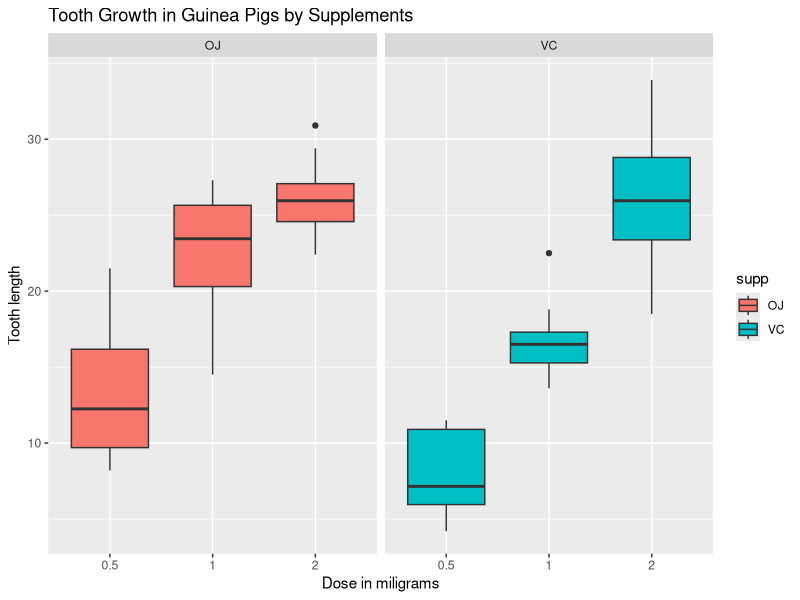

The R source for this figure:
## ---- chunk 1
data(ToothGrowth)
str(ToothGrowth)
head(ToothGrowth)

library(dplyr)
data <- ToothGrowth %>% 
        group_by(supp,dose) %>% 
        summarise(Mean=mean(len),Min=min(len),Max=max(len),"SD"=sd(len))

library(reshape2)
wideData <- dcast(melt(data,id.vars=c("supp","dose")),dose~supp+variable,fun.aggregate=sum)
wideData
## ---- chunk 2
library(ggplot2)
ggplot(data=ToothGrowth, aes(x=as.factor(dose), y=len, fill=supp)) +
geom_boxplot(notch = F, show_guide = TRUE) +
facet_grid(. ~ supp) +
xlab("Dose in miligrams") +
ylab("Tooth length") +
ggtitle("Tooth Growth in Guinea Pigs by Supplements")
## ---- chunk 3
VC <- ToothGrowth[ToothGrowth$supp == "VC", 1]
OJ <- ToothGrowth[ToothGrowth$supp == "OJ", 1]
var(VC); var(OJ)
test0 <- t.test(OJ, VC, alternative = "greater", var.equal = FALSE, paired = TRUE) 
# alternative = "less" indicates VC less than OJ. Assume different standard deviation and paired samples.
# Or use t.test(len ~ supp, data = ToothGrowth, alternative = "greater", var.equal = FALSE, paired = TRUE)
test0
## ---- chunk 4
test1 <- t.test(len ~ dose, data=subset(ToothGrowth, dose %in% c(0.5,1.0)), var.equal=T, alternative="l")
test1
test2 <- t.test(len ~ dose, data=subset(ToothGrowth, dose %in% c(1.0, 2.0)), var.equal=T, alternative="l")
test2
test3 <- t.test(len ~ dose, data=subset(ToothGrowth, dose %in% c(0.5, 2.0)), var.equal=T, alternative="l")
test3
